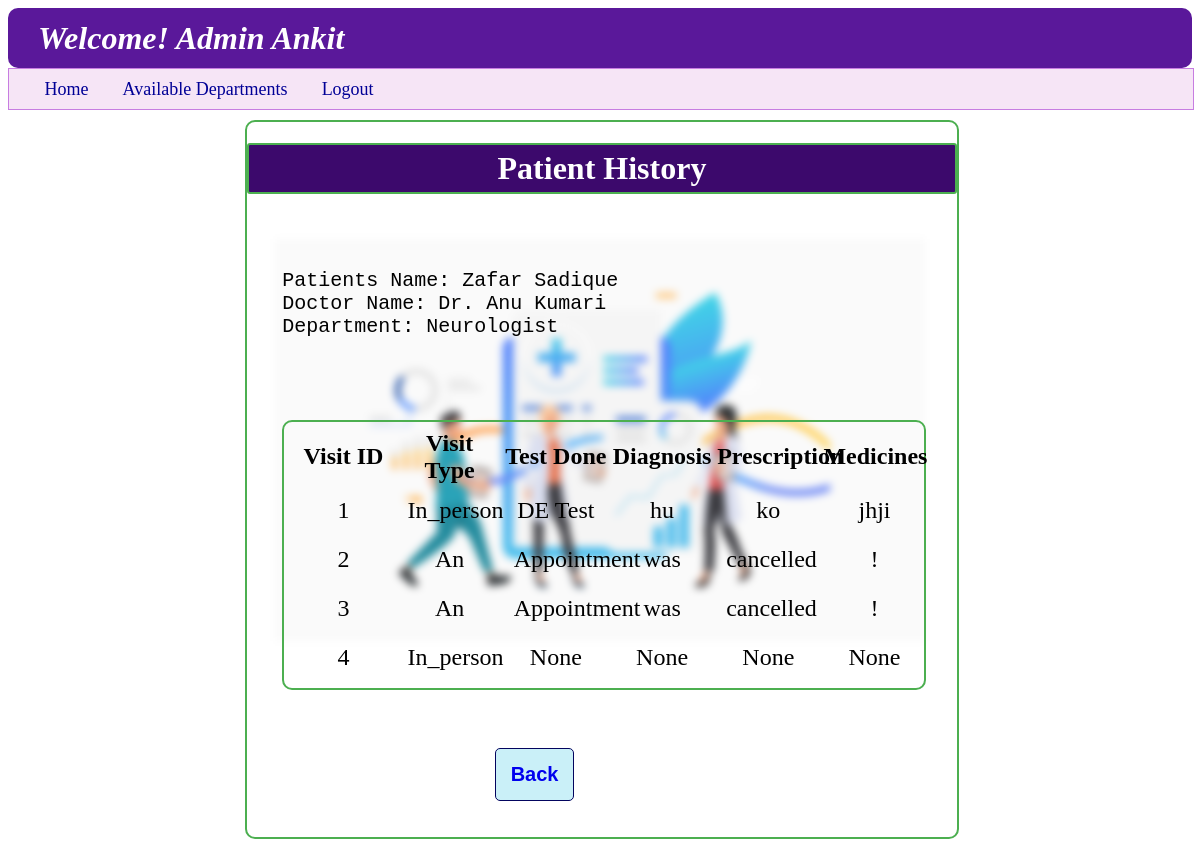
Screenshot of /admin_user_hist/1/1 with the database file from the repository.
### backend/models.py (models this page shows)
class User_Info(db.Model):
    __tablename__ = "user_info"
    id=db.Column(db.Integer,primary_key=True,autoincrement=True)
    full_name=db.Column(db.String,nullable=False)
    email=db.Column(db.String,unique=True,nullable=False)
    password=db.Column(db.String,nullable=False)
    role=db.Column(db.Integer,default=1)
    is_blacklist=db.Column(db.Integer,default=0)
    appointments=db.relationship("Appointments",cascade="all,delete",backref="user_info",lazy=True)

class Doctor_Info(db.Model):
    __tablename__ = "doctor_info"
    id=db.Column(db.Integer,primary_key=True)
    full_name=db.Column(db.String,nullable=False)
    email=db.Column(db.String,unique=True,nullable=False)
    password=db.Column(db.String,nullable=False)
    dept_id=db.Column(db.String,db.ForeignKey("department.id"),nullable=False)
    experience=db.Column(db.Integer,nullable=False)
    bio=db.Column(db.String,nullable=False)
    is_blacklist=db.Column(db.Integer,default=0)
    appointments=db.relationship("Appointments",cascade="all,delete",backref="doctor_info",lazy=True)
    availability=db.relationship("Availability",cascade="all,delete",backref="doctor_info",lazy=True)

class Department(db.Model):
    __tablename__ = "department"
    id=db.Column(db.String,primary_key=True,nullable=False)
    specialization=db.Column(db.String,nullable=False)
    description=db.Column(db.String,nullable=False)
    doctor=db.relationship("Doctor_Info",cascade="all,delete",backref="department",lazy=True)

class Appointments(db.Model):
    __tablename__ = "appointments"
    id=db.Column(db.Integer,primary_key=True)
    user_id=db.Column(db.Integer,db.ForeignKey("user_info.id"),nullable=False)
    doctor_id=db.Column(db.Integer,db.ForeignKey("doctor_info.id"),nullable=False)
    date=db.Column(db.Date,nullable=False)
    time_slot=db.Column(db.String,nullable=False)
    visit_type=db.Column(db.String,nullable=True)
    status=db.Column (db.String,nullable=False,default="Incomplete")
    diagnosis=db.Column(db.String,nullable=True)
    prescription=db.Column(db.String,nullable=True)
    test_done=db.Column(db.String,nullable=True)
    medicines=db.Column(db.String,nullable=True)

### backend/controllers.py (the view)
@app.route("/admin_user_hist/<u_id>/<d_id>")
def admin_user_hist(u_id,d_id):
    print("______________________",u_id,d_id)
    u_id=int(u_id)
    d_id=int(d_id)
    p_h=Appointments.query.filter_by(user_id=u_id,doctor_id=d_id).all()
    return render_template("admin_user_history.html",history_list=p_h,usern=a_n())

### backend/controllers.py (called while the page is built)
def a_n():
    u = User_Info.query.filter_by(role=0).first()
    if u:
        return u.full_name

### templates/admin_user_history.html
{%extends "admin_layout.html"%}
{%block content%}
    <div class="login_panel" style="border-color: rgb(76, 175, 80);">
        <h1 style="text-align: center; font-weight: bold; border: 2px solid rgb(76, 175, 80); background-color: rgb(60,9,108); color: white; border-radius: 3px; padding: 5px; ">Patient History</h1>
        <br>
        {%if history_list%}
        <pre style="margin: 5%; font-size: x-large;">
Patients Name: {{history_list[0].user_info.full_name}}
Doctor Name: {{history_list[0].doctor_info.full_name}}
Department: {{history_list[0].doctor_info.department.specialization}}
        </pre>
        <div class="login_panel" style="width: 90%; margin-left: 5%; border: 2px solid rgb(76, 175, 80)">
            <table class="table_user_dashboard" style="margin: 5px;">
                <thead style="margin: 10px;">
                    <th>Visit ID</th>
                    <th>Visit Type</th>
                    <th>Test Done</th>
                    <th>Diagnosis</th>
                    <th>Prescription</th>
                    <th>Medicines</th>
                </thead>
                <tbody>
                    {%for h in history_list%}
                    <tr>
                        <td>{{h.id}}</td>
                        {%if h.status!="Appointment is cancelled!"%}
                        <td>{{h.visit_type}}</td>
                        <td>{{h.test_done}}</td>
                        <td>{{h.diagnosis}}</td>
                        <td>{{h.prescription}}</td>
                        <td>{{h.medicines}}</td>
                        {%else%}
                        <td>An</td>
                        <td>Appointment</td>
                        <td>was</td>
                        <td>cancelled</td>
                        <td>!</td>
                        {%endif%}
                    </tr>
                    {%endfor%}
                </tbody>
            </table>
        </div>
        <br>
        <div>
            <button class="Centre_button"><a href="{{url_for('admin_dashboard',name=usern)}}">Back</a>
        </div>
        {%else%}
        <h3>----No Records are found----</h3>
        {%endif%}
    </div>
{%endblock%}

### templates/admin_layout.html (shortened to what this page needs)
<!DOCTYPE html>
<html lang="en">
<head>
    <link rel="stylesheet" href="/static/style.css">
</head>
<body style="background-image: url('/static/image/4950247_19834.svg');">
    <header>
        <div>
            <h1 class="wel"  style="background-color: rgb(90,24,154);"><i><b>Welcome! {{usern}}</b></i></h1>
        </div>
        <nav class="nav" style="background-color: rgba(224, 170, 225, 0.3); border-color: rgba(199,125,225);">
            <a class="nav_a" href="{{url_for('admin_dashboard',name=usern)}}" style="margin-left: 3%;">Home</a>
            <a class="nav_a" href="{{url_for('admin_department')}}">Available Departments</a>
            <a class="nav_a" href="/login">Logout</a>
        </nav>
    </header>
    {%block content%}
    {%endblock%}
</body>
</html>

### static/style.css (style rules this page uses)
body { background-image: url("https://static.vecteezy.com/system/resources/thumbnails/002/072/163/small_2x/doctor-injecting-coronavirus-vaccine-to-a-patient-concept-free-vector.jpg"); background-repeat: no-repeat; background-size: 650px 650px; background-position: center; background-attachment: fixed; filter: saturate(1.0); z-index: -4; backdrop-filter: blur(4px); }
.wel { height: 60px; align-content: center; color: white; background-color: rgb(0, 180, 216); border-radius: 10px; margin: 0px; padding-left: 30px; }
.login_panel { height: auto; width: 60%; margin: 10px 20% 40px 20%; border: 2px double rgb(0, 180, 216); border-radius: 10px; }
.Centre_button { margin: 0% 0% 5% 35% ; border: 1px solid rgb(3, 4, 94); border-radius: 5px; padding: 2%; width: auto; font-size: 20px; font-weight: bold; color: rgb(3, 4, 94); background-color: rgb(202,240,248); }
.nav { height: 40px; width: 100%; background-color: rgba(202,240,248,0.5); border: 1px solid rgb(202, 240, 248); align-content: center; }
.nav_a { color: rgb(0,0,150); font-size: large; margin-right: 30px; text-decoration: none; }
.table_user_dashboard { align-content: center; margin: 30px; font-size: x-large; }
table { width: 100%; table-layout: fixed; }
td { text-align: center; padding: 10px; }
a { text-decoration: none; }

### rows the page displays
User_Info: full_name "Admin Ankit"
User_Info: full_name "Zafar Sadique"
Doctor_Info: full_name "Dr. Anu Kumari"
Department: specialization "Neurologist"
Appointments: id "1", visit_type "In_person", test_done "DE Test", diagnosis "hu", prescription "ko", medicines "jhji"
Appointments: id "2", shows "An"
Appointments: id "3", shows "An"
Appointments: id "4", visit_type "In_person", test_done "None", diagnosis "None", prescription "None", medicines "None"
